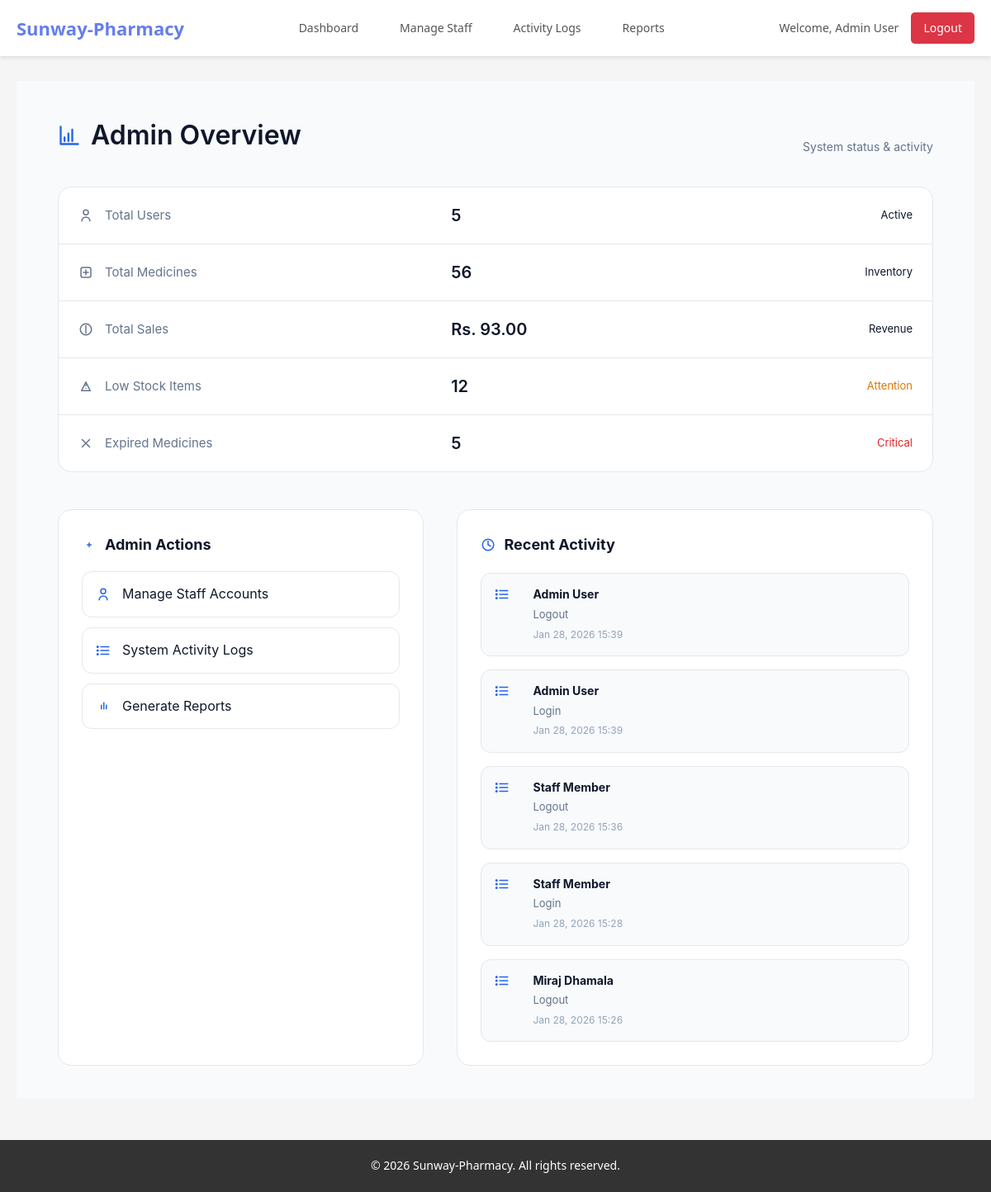
Page /admin/dashboard.php (signed in) on the committed database.
### tables this page shows
CREATE TABLE `activity_logs` (
  `id` int(11) NOT NULL,
  `user_id` int(11) DEFAULT NULL,
  `action` varchar(255) NOT NULL,
  `description` text DEFAULT NULL,
  `ip_address` varchar(45) DEFAULT NULL,
  `created_at` timestamp NOT NULL DEFAULT current_timestamp()
);

CREATE TABLE `users` (
  `id` int(11) NOT NULL,
  `name` varchar(100) NOT NULL,
  `email` varchar(100) NOT NULL,
  `phone` varchar(20) DEFAULT NULL,
  `password` varchar(255) NOT NULL,
  `role` enum('admin','staff','patient') NOT NULL,
  `created_at` timestamp NOT NULL DEFAULT current_timestamp(),
  `updated_at` timestamp NOT NULL DEFAULT current_timestamp() ON UPDATE current_timestamp()
);

### includes/functions.php (called while the page is built, shortened)
<?php
function format_currency($amount) {
    return 'Rs. ' . number_format($amount, 2);
}
?>

### admin/dashboard.php (the view, shortened to what this page needs)
<?php
include '../includes/header.php';
$sql = "SELECT COUNT(*) as count FROM users";
$total_users = mysqli_fetch_assoc(mysqli_query($conn, $sql))['count'];
$sql = "SELECT COUNT(*) as count FROM medicines";
$total_medicines = mysqli_fetch_assoc(mysqli_query($conn, $sql))['count'];
$sql = "SELECT SUM(total_amount) as total FROM bills";
$total_sales = mysqli_fetch_assoc(mysqli_query($conn, $sql))['total'] ?? 0;
$sql = "SELECT COUNT(*) as count FROM medicines WHERE stock_quantity <= " . LOW_STOCK_THRESHOLD;
$low_stock_count = mysqli_fetch_assoc(mysqli_query($conn, $sql))['count'];
$sql = "SELECT COUNT(*) as count FROM medicines WHERE expiry_date < CURDATE()";
$expired_count = mysqli_fetch_assoc(mysqli_query($conn, $sql))['count'];
?>
<div class="admin-wrap">
    <div class="admin-header">
        <h1>
            <svg class="header-icon" fill="none" viewBox="0 0 24 24" stroke-width="2">
                <path stroke-linecap="round" stroke-linejoin="round"
                      d="M3 3v18h18M7 14v4M11 10v8M15 6v12"/>
            </svg>
            Admin Overview
        </h1>
        <span>System status & activity</span>
    </div>
    <div class="kpi-panel">
        <div class="kpi-row">
            <svg class="kpi-icon" fill="none" viewBox="0 0 24 24" stroke-width="2">
                <circle cx="12" cy="7" r="4"/>
                <path stroke-linecap="round" stroke-linejoin="round"
                      d="M5.5 21a6.5 6.5 0 0113 0"/>
            </svg>
            <div class="kpi-title">Total Users</div>
            <div class="kpi-value"><?php echo $total_users; ?></div>
            <div class="kpi-status">Active</div>
        </div>
        <div class="kpi-row">
            <svg class="kpi-icon" fill="none" viewBox="0 0 24 24" stroke-width="2">
                <rect x="4" y="4" width="16" height="16" rx="3"/>
                <path stroke-linecap="round" stroke-linejoin="round"
                      d="M12 8v8m-4-4h8"/>
            </svg>
            <div class="kpi-title">Total Medicines</div>
            <div class="kpi-value"><?php echo $total_medicines; ?></div>
            <div class="kpi-status">Inventory</div>
        </div>
        <div class="kpi-row">
            <svg class="kpi-icon" fill="none" viewBox="0 0 24 24" stroke-width="2">
                <circle cx="12" cy="12" r="9"/>
                <path stroke-linecap="round" stroke-linejoin="round"
                      d="M12 6v12"/>
            </svg>
            <div class="kpi-title">Total Sales</div>
            <div class="kpi-value"><?php echo format_currency($total_sales); ?></div>
            <div class="kpi-status">Revenue</div>
        </div>
        <div class="kpi-row">
            <svg class="kpi-icon" fill="none" viewBox="0 0 24 24" stroke-width="2">
                <path stroke-linecap="round" stroke-linejoin="round"
                      d="M12 9v2m0 4h.01"/>
                <path stroke-linecap="round" stroke-linejoin="round"
                      d="M5 19h14l-7-14-7 14z"/>
            </svg>
            <div class="kpi-title">Low Stock Items</div>
            <div class="kpi-value"><?php echo $low_stock_count; ?></div>
            <div class="kpi-status warning">Attention</div>
        </div>
        <div class="kpi-row">
            <svg class="kpi-icon" fill="none" viewBox="0 0 24 24" stroke-width="2">
                <path stroke-linecap="round" stroke-linejoin="round"
                      d="M6 18L18 6M6 6l12 12"/>
            </svg>
            <div class="kpi-title">Expired Medicines</div>
            <div class="kpi-value"><?php echo $expired_count; ?></div>
            <div class="kpi-status danger">Critical</div>
        </div>
    </div>
    <div class="main-grid">
        <div class="action-panel">
            <h2>
                <svg class="action-icon" fill="none" viewBox="0 0 24 24" stroke-width="2">
                    <path stroke-linecap="round" stroke-linejoin="round"
                          d="M9 12h6m-3-3v6"/>
                </svg>
                Admin Actions
            </h2>
            <div class="action-list">
                <a href="manage_staff.php">
                    <svg class="action-icon" fill="none" viewBox="0 0 24 24" stroke-width="2">
                        <circle cx="12" cy="7" r="4"/>
                        <path stroke-linecap="round" stroke-linejoin="round"
                              d="M5.5 21a6.5 6.5 0 0113 0"/>
                    </svg>
                    Manage Staff Accounts
                </a>
                <a href="activity_logs.php">
                    <svg class="action-icon" fill="none" viewBox="0 0 24 24" stroke-width="2">
                        <path stroke-linecap="round" stroke-linejoin="round"
                              d="M8 6h13M8 12h13M8 18h13"/>
                        <circle cx="3" cy="6" r="1"/>
                        <circle cx="3" cy="12" r="1"/>
                        <circle cx="3" cy="18" r="1"/>
                    </svg>
                    System Activity Logs
                </a>
                <a href="reports.php">
                    <svg class="action-icon" fill="none" viewBox="0 0 24 24" stroke-width="2">
                        <path stroke-linecap="round" stroke-linejoin="round"
                              d="M9 17v-6m4 6V7m4 10V11"/>
                    </svg>
                    Generate Reports
                </a>
            </div>
        </div>
        <div class="activity-panel">
            <h2>
                <svg class="action-icon" fill="none" viewBox="0 0 24 24" stroke-width="2">
                    <path stroke-linecap="round" stroke-linejoin="round"
                          d="M12 6v6l4 2"/>
                    <circle cx="12" cy="12" r="9"/>
                </svg>
                Recent Activity
            </h2>
            <?php
            $sql = "SELECT activity_logs.*, users.name
                    FROM activity_logs
                    LEFT JOIN users ON activity_logs.user_id = users.id
                    ORDER BY activity_logs.created_at DESC
                    LIMIT 5";
            $result = mysqli_query($conn, $sql);
            ?>
            <div class="activity-feed">
                <?php while ($log = mysqli_fetch_assoc($result)): ?>
                    <div class="activity-item">
                        <svg class="activity-icon" fill="none" viewBox="0 0 24 24" stroke-width="2">
                            <path stroke-linecap="round" stroke-linejoin="round"
                                  d="M8 6h13M8 12h13M8 18h13"/>
                            <circle cx="3" cy="6" r="1"/>
                            <circle cx="3" cy="12" r="1"/>
                            <circle cx="3" cy="18" r="1"/>
                        </svg>
                        <div class="activity-content">
                            <strong><?php echo htmlspecialchars($log['name'] ?? 'System'); ?></strong>
                            <span><?php echo htmlspecialchars($log['action']); ?></span>
                            <small><?php echo date('M d, Y H:i', strtotime($log['created_at'])); ?></small>
                        </div>
                    </div>
                <?php endwhile; ?>
            </div>
        </div>
    </div>
</div>
<link rel="stylesheet" href="../assets/css/admin-dashboard.css">
<?php include '../includes/footer.php'; ?>

### includes/header.php (shortened to what this page needs)
<?php
require_once dirname(__DIR__) . '/includes/functions.php';
?>
<!DOCTYPE html>
<html lang="en">
<head>
    <link rel="stylesheet" href="<?php echo SITE_URL; ?>assets/css/style.css">
</head>
<body>
    <?php include 'navbar.php'; ?>
    <div class="main-container">

### includes/navbar.php (shortened to what this page needs)
<nav class="navbar">
    <div class="nav-container">
        <div class="nav-brand">
            <a href="<?php echo SITE_URL; ?>"><?php echo SITE_NAME; ?></a>
        </div>
        <div class="nav-menu" id="nav-menu">
            <?php if ($_SESSION['role'] === 'admin'): ?>
                <a href="<?php echo SITE_URL; ?>admin/dashboard.php">Dashboard</a>
                <a href="<?php echo SITE_URL; ?>admin/manage_staff.php">Manage Staff</a>
                <a href="<?php echo SITE_URL; ?>admin/activity_logs.php">Activity Logs</a>
                <a href="<?php echo SITE_URL; ?>admin/reports.php">Reports</a>
            <?php elseif ($_SESSION['role'] === 'patient'): ?>
                <a href="<?php echo SITE_URL; ?>patient/dashboard.php">Dashboard</a>
                <a href="<?php echo SITE_URL; ?>patient/profile.php">Profile</a>
                <a href="<?php echo SITE_URL; ?>patient/billing_history.php">Purchase History</a>
            <?php endif; ?>
        </div>
        <div class="nav-user">
            <span>Welcome, <?php echo htmlspecialchars($_SESSION['name']); ?></span>
            <a href="<?php echo SITE_URL; ?>logout.php" class="btn-logout">Logout</a>
        </div>
    </div>
</nav>

### includes/footer.php (shortened to what this page needs)
    </div>
    <footer class="footer">
        <div class="footer-container">
            <p>&copy; <?php echo date('Y'); ?> <?php echo SITE_NAME; ?>. All rights reserved.</p>
        </div>
    </footer>
</body>
</html>

### assets/css/style.css (style rules this page uses)
* { margin: 0; padding: 0; box-sizing: border-box; }
body { font-family: 'Segoe UI', Tahoma, Geneva, Verdana, sans-serif; background-color: #f5f5f5; color: #333; line-height: 1.6; }
.btn-logout { background: #dc3545; color: white; padding: 8px 15px; border-radius: 5px; text-decoration: none; font-size: 14px; }
.navbar { background: #fff; box-shadow: 0 2px 5px rgba(0, 0, 0, 0.1); position: sticky; top: 0; z-index: 100; }
.nav-container { max-width: 1200px; margin: 0 auto; padding: 15px 20px; display: flex; justify-content: space-between; align-items: center; }
.nav-brand a { font-size: 22px; font-weight: bold; color: #667eea; text-decoration: none; }
.nav-menu { display: flex; gap: 20px; }
.nav-menu a { color: #555; text-decoration: none; font-size: 14px; padding: 8px 15px; border-radius: 5px; transition: all 0.3s; }
.nav-user { display: flex; align-items: center; gap: 15px; }
.nav-user span { font-size: 14px; color: #555; }
.main-container { max-width: 1200px; margin: 30px auto; padding: 0 20px; min-height: calc(100vh - 200px); }
.footer { background: #333; color: white; text-align: center; padding: 20px; margin-top: 50px; }
.footer-container p { margin: 0; font-size: 14px; }
.activity-item, .alert-item { padding: 10px; background: white; border-left: 3px solid #667eea; border-radius: 3px; }
.activity-item strong, .alert-item strong { display: block; margin-bottom: 5px; }
.activity-item small { color: #666; font-size: 12px; }

### assets/css/admin-dashboard.css (style rules this page uses)
:root { --bg: #f8fafc; --surface: #ffffff; --border: #e5e7eb; --text: #0f172a; --muted: #64748b; --accent: #2563eb; --danger: #dc2626; --warning: #d97706; }
.admin-wrap { background: var(--bg); min-height: 100vh; padding: 40px 50px; font-family: Inter, system-ui, sans-serif; color: var(--text); }
.admin-header { display: flex; justify-content: space-between; align-items: flex-end; margin-bottom: 36px; }
.admin-header h1 { font-size: 32px; font-weight: 600; display: flex; align-items: center; gap: 12px; }
.header-icon { width: 28px; height: 28px; stroke: var(--accent); }
.admin-header span { color: var(--muted); font-size: 14px; }
.kpi-panel { background: var(--surface); border: 1px solid var(--border); border-radius: 16px; overflow: hidden; margin-bottom: 45px; }
.kpi-row { display: grid; grid-template-columns: 32px 1.5fr 1fr 1fr; padding: 18px 24px; border-bottom: 1px solid var(--border); align-items: center; }
.kpi-row:last-child { border-bottom: none; }
.kpi-icon { width: 18px; height: 18px; stroke: var(--muted); }
.kpi-title { font-size: 15px; color: var(--muted); }
.kpi-value { font-size: 20px; font-weight: 600; }
.kpi-status { text-align: right; font-size: 13px; }
.kpi-status.warning { color: var(--warning); }
.kpi-status.danger { color: var(--danger); }
.main-grid { display: grid; grid-template-columns: 1fr 1.3fr; gap: 40px; }
.action-panel { background: var(--surface); border: 1px solid var(--border); border-radius: 16px; padding: 28px; }
.action-panel h2 { font-size: 18px; margin-bottom: 18px; display: flex; align-items: center; gap: 10px; }
.action-list a { display: flex; align-items: center; gap: 14px; padding: 14px 16px; border-radius: 12px; text-decoration: none; color: var(--text); border: 1px solid var(--border); margin-bottom: 12px; transition: background 0.2s, border 0.2s; }
.action-icon { width: 18px; height: 18px; stroke: var(--accent); }
.activity-panel { background: var(--surface); border: 1px solid var(--border); border-radius: 16px; padding: 28px; }
.activity-panel h2 { font-size: 18px; margin-bottom: 20px; display: flex; align-items: center; gap: 10px; }
.activity-feed { display: flex; flex-direction: column; gap: 16px; }
.activity-item { display: grid; grid-template-columns: 32px 1fr; gap: 14px; padding: 14px 16px; background: #f8fafc; border: 1px solid var(--border); border-radius: 12px; }
.activity-icon { width: 18px; height: 18px; stroke: var(--accent); margin-top: 2px; }
.activity-content strong { font-size: 14px; display: block; margin-bottom: 2px; }
.activity-content span { font-size: 13px; color: var(--muted); display: block; }
.activity-content small { font-size: 12px; color: #94a3b8; }

### rows in the picture
activity_logs: user.name "Admin User", action "Logout", created_at "Jan 28, 2026 15:39"
activity_logs: user.name "Admin User", action "Login", created_at "Jan 28, 2026 15:39"
activity_logs: user.name "Staff Member", action "Logout", created_at "Jan 28, 2026 15:36"
activity_logs: user.name "Staff Member", action "Login", created_at "Jan 28, 2026 15:28"
activity_logs: user.name "Miraj Dhamala", action "Logout", created_at "Jan 28, 2026 15:26"

### other values in the picture
SITE_NAME "Sunway-Pharmacy"
$_SESSION['name'] "Admin User"
$total_users "5"
$total_medicines "56"
format_currency($total_sales) "Rs. 93.00"
$low_stock_count "12"
$expired_count "5"
